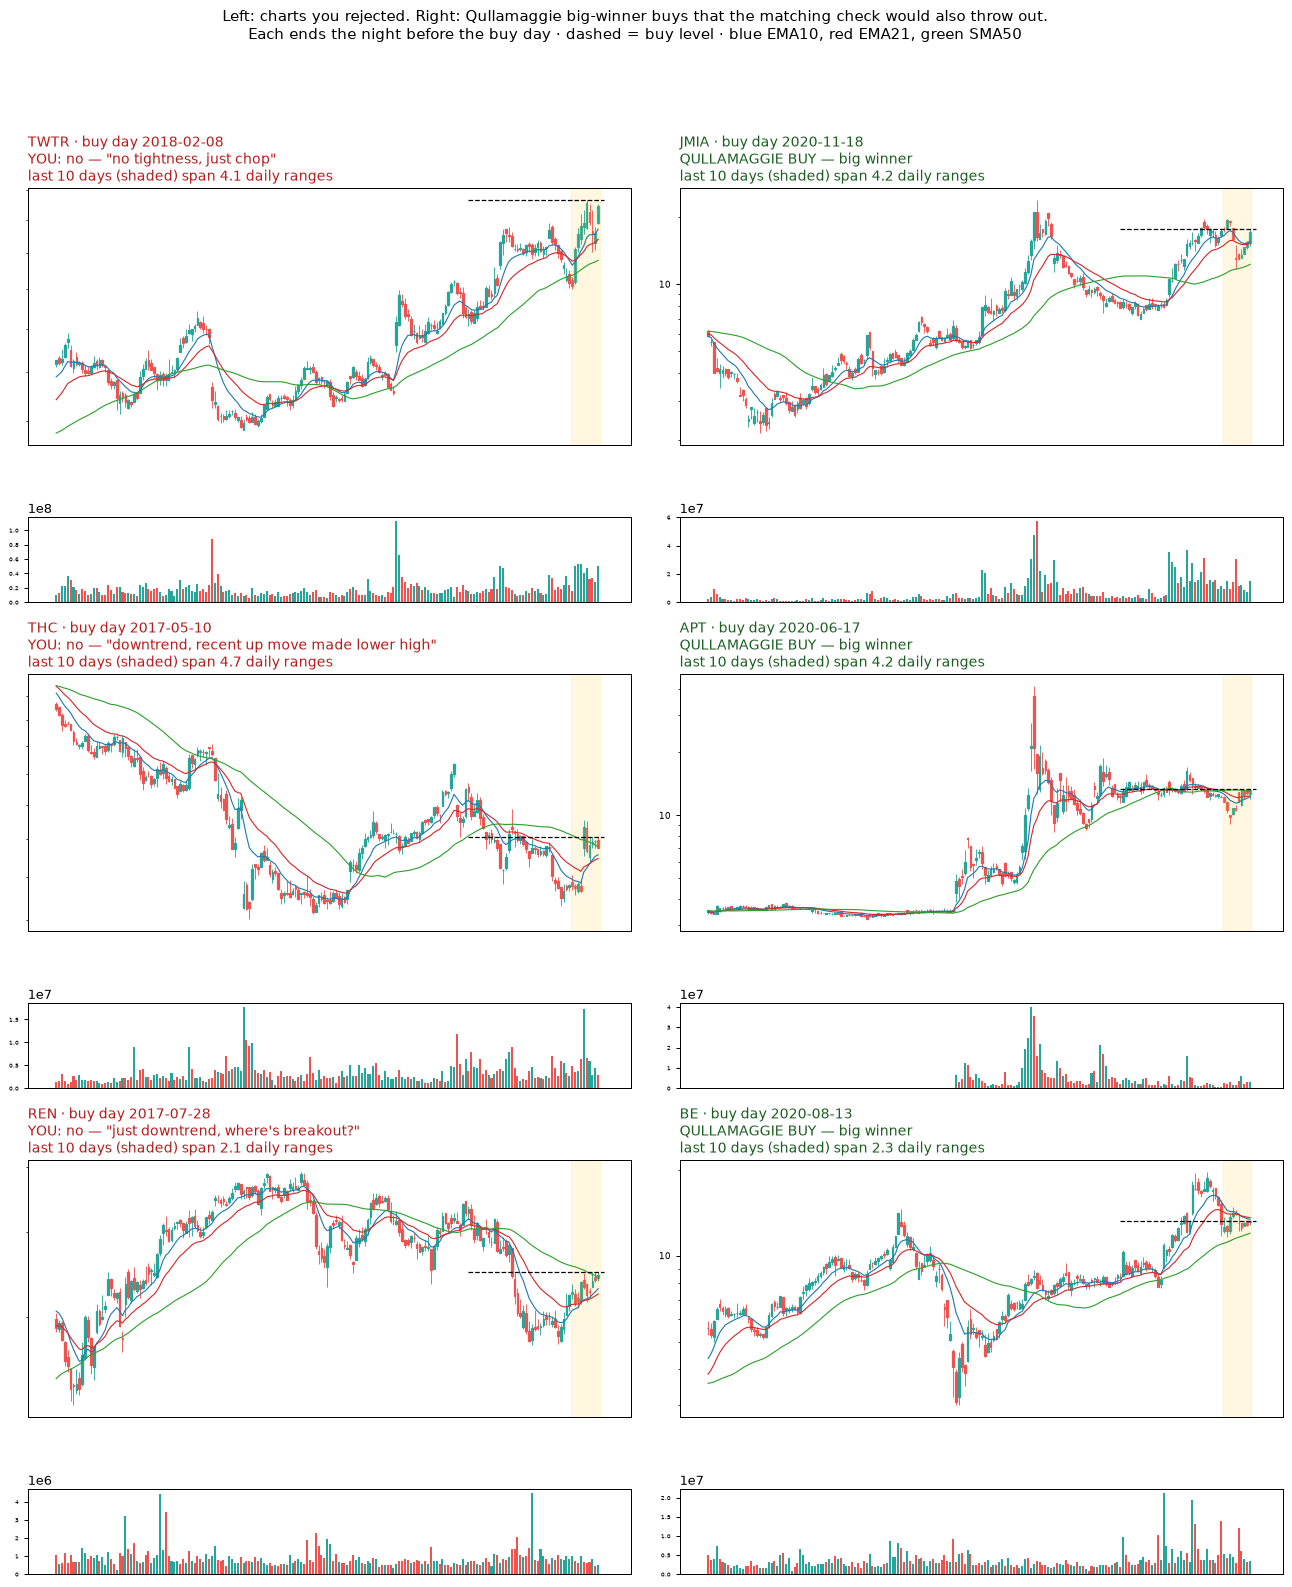

The Python source for this figure:
#!/usr/bin/env python3
"""#717 side-by-side (2026-11-14, his ask): a chart he rejected next to a Qullamaggie big-winner buy that the
matching check would also have thrown out. Era A only; drawing as _717_reasons_1114/03_sheet.py."""
import importlib.util, os, sys
from datetime import date
import numpy as np, pandas as pd
HERE = os.path.dirname(os.path.abspath(__file__)); REPO = os.path.abspath(os.path.join(HERE, "..", "..", ".."))
PM = os.path.join(REPO, "scripts/probes/_717_pick_model_1113")
spec = importlib.util.spec_from_file_location("m", os.path.join(PM, "02_fit_test.py"))
M = importlib.util.module_from_spec(spec); spec.loader.exec_module(M); P = M.P
sys.path.insert(0, os.path.join(REPO, "scripts/probes/_717_qm_confidence_1111")); import sheet as SH  # noqa
sys.path.insert(0, os.path.join(REPO, "scripts/probes/_717_shape_1114")); import lib as LB  # noqa
plt = SH.plt
CAP = "/Users/alvinfung/apollo_data/bv1_pick_model_1113/list_eraA_4pct.parquet"
df = pd.read_parquet(CAP); cal = [date.fromisoformat(s) for s in open(CAP + ".cal.txt").read().split()]
ix = {d.isoformat(): i for i, d in enumerate(cal)}
PAIRS = [
    (("TWTR", "2018-02-08", "YOU: no — \"no tightness, just chop\""),
     ("JMIA", "2020-11-18", "QULLAMAGGIE BUY — big winner")),
    (("THC", "2017-05-10", "YOU: no — \"downtrend, recent up move made lower high\""),
     ("APT", "2020-06-17", "QULLAMAGGIE BUY — big winner")),
    (("REN", "2017-07-28", "YOU: no — \"just downtrend, where's breakout?\""),
     ("BE", "2020-08-13", "QULLAMAGGIE BUY — big winner")),
]
S, _ = P.setup(); D = S.D
tid = {}
for k, t in enumerate(D.tickers):
    tid.setdefault(t, []).append(k)
fig = plt.figure(figsize=(18, 20))
gs = fig.add_gridspec(6, 2, height_ratios=[3, 1] * 3, hspace=0.42, wspace=0.08)
out = []
for row, pair in enumerate(PAIRS):
    for col, (t, E, label) in enumerate(pair):
        ci = ix[E] - 1
        r = df[(df.ticker == t) & (df.ci == ci)].iloc[0]
        bars = None
        for k in tid[t]:
            bb, cidx = P.runner.bars_for(D, k)
            hit = np.flatnonzero(np.asarray(cidx) == ci)
            if len(hit) and abs(float(bb.c[hit[0]]) - r.close) < 1e-6 * max(1.0, r.close):
                bars, Di = bb, int(hit[0]); break
        assert bars is not None, t
        o, h, l, cf, v = (np.asarray(x[:Di + 1], float) for x in (bars.o, bars.h, bars.l, bars.c, bars.v))
        W = np.stack([o[-80:], h[-80:], l[-80:], cf[-80:]])[None]
        m = LB.measures(W, [r.adr20], [r.level]).iloc[0]
        off = max(0, len(cf) - 189)
        o2, h2, l2, c2, v2 = o[off:], h[off:], l[off:], cf[off:], v[off:]
        ax = fig.add_subplot(gs[2 * row, col]); axv = fig.add_subplot(gs[2 * row + 1, col], sharex=ax)
        for k in range(len(c2)):
            cl = "#26a69a" if c2[k] >= o2[k] else "#ef5350"
            ax.vlines(k, l2[k], h2[k], color=cl, lw=0.7)
            ax.add_patch(plt.Rectangle((k - 0.3, min(o2[k], c2[k])), 0.6, max(abs(c2[k] - o2[k]), 1e-9), color=cl))
            axv.bar(k, v2[k], color=cl, width=0.7)
        for arr, cl in ((SH.ema(cf, 10), "#1f77b4"), (SH.ema(cf, 21), "#d62728"), (SH.sma(cf, 50), "#2ca02c")):
            ax.plot(range(len(c2)), arr[off:], color=cl, lw=0.9)
        ax.hlines(r.level, max(0, len(c2) - 46), len(c2) + 1, colors="black", linestyles="dashed", lw=1.0)
        ax.axvspan(len(c2) - 10.5, len(c2) - 0.5, color="#ffd54f", alpha=0.18)
        ax.set_yscale("log"); ax.yaxis.set_major_formatter(SH.ScalarFormatter()); ax.yaxis.set_minor_formatter(SH.NullFormatter())
        ax.set_xticks([]); axv.set_xticks([]); ax.tick_params(labelsize=7); axv.tick_params(labelsize=5)
        ax.set_title(f"{t} · buy day {E}\n{label}\nlast 10 days (shaded) span {m.hl10:.1f} daily ranges", fontsize=11, loc="left",
                     color="#b71c1c" if col == 0 else "#1b5e20")
        out.append(f"{t}\t{E}\thl10={m.hl10:.2f}")
fig.suptitle("Left: charts you rejected. Right: Qullamaggie big-winner buys that the matching check would also throw out.\n"
             "Each ends the night before the buy day · dashed = buy level · blue EMA10, red EMA21, green SMA50", fontsize=12)
fig.savefig(os.path.join(HERE, "pairs.png"), dpi=90, bbox_inches="tight")
print("\n".join(out))
